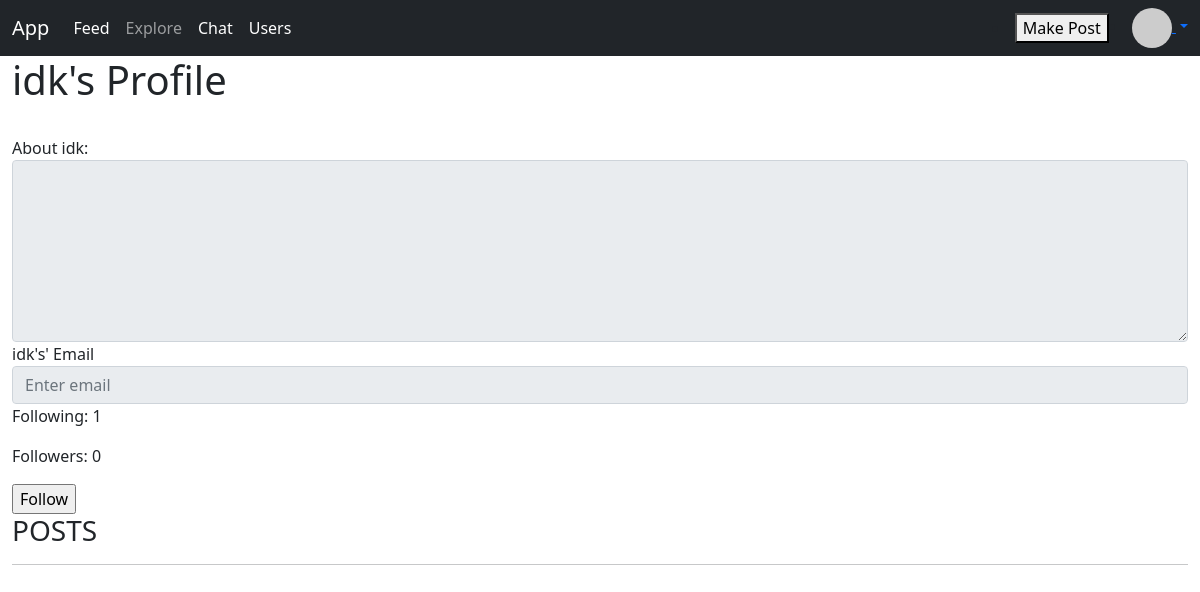
Page /media/profile/idk (signed in) on the earlier database version.
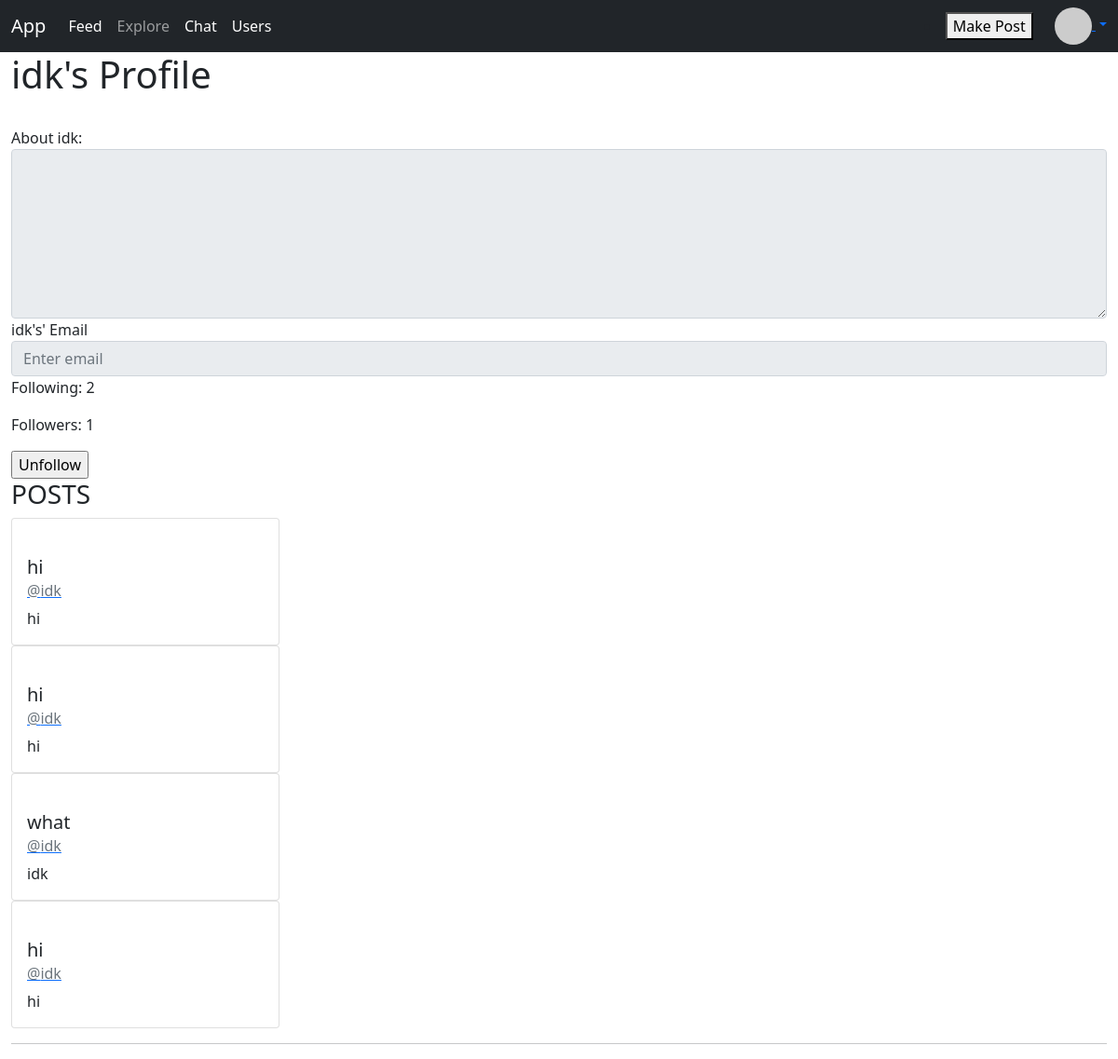
Same page on the later database version.
### code.py (models this page shows, shortened)
class Post(db.Model):
    id = db.Column("id", db.Integer, primary_key=True)
    title = db.Column(db.String(100))
    body = db.Column(db.String(400))
    date = db.Column(db.String(100), index=True, default=datetime.datetime.utcnow)
    user_id = db.Column(db.Integer, db.ForeignKey("users.id"))

class users(db.Model):
    id = db.Column("id", db.Integer, primary_key=True)
    name = db.Column(db.String(100))
    email = db.Column(db.String(100))
    about_me = db.Column(db.String(400))
    password = db.Column(db.String(100))
    posts = db.relationship("Post", backref="author", lazy="dynamic")
    followed = db.relationship(
        "users",
        secondary=followers,
        primaryjoin=(followers.c.follower_id == id),
        secondaryjoin=(followers.c.followed_id == id),
        backref=db.backref("followers", lazy="dynamic"),
        lazy="dynamic",
    )
    def avatar(self):
        return (
            "https://www.gravatar.com/avatar/"
            + md5(self.email.encode()).hexdigest()
            + "?d=identicon"
        )
    def is_following(self, user):
        return self.followed.filter(followers.c.followed_id == user.id).count() > 0

### media.py (the view)
@media.route("/profile/<usr>", methods=["GET", "POST"])
def profile(usr):
    if "user" not in session:
        return redirect(url_for("login"))
    if request.method == "POST":
        if request.form["button"] == "Follow":
            usr = users.query.filter_by(name=usr).first()
            us = users.query.filter_by(name=session["user"]).first()
            us.follow(usr)
            flash("Followed " + usr.name)
            db.session.commit()
            return redirect(url_for("media.profile", usr=usr.name))
        else:
            usr = users.query.filter_by(name=usr).first()
            us = users.query.filter_by(name=session["user"]).first()
            us.unfollow(usr)
            flash("Unfollowed " + usr.name)
            db.session.commit()
            return redirect(url_for("media.profile", usr=usr.name))
    else:
        try:
            usr = users.query.filter_by(name=usr).first()
        except:
            flash("No user found")
            return redirect(url_for("media.home"))
        followers = usr.followers.all()
        following = usr.followed.all()
        page = request.args.get("page", 1, type=int)
        posts = usr.posts.order_by(Post.date.desc()).paginate(
            page, POSTS_PER_PAGE, False
        )
        next_url = (
            url_for("media.profile", usr=usr.name, page=posts.next_num)
            if posts.has_next
            else None
        )
        prev_url = (
            url_for("media.profile", usr=usr.name, page=posts.prev_num)
            if posts.has_prev
            else None
        )
        return render_template(
            "profile.html",
            usr=usr,
            users=users,
            given_posts=posts.items,
            following=len(following),
            followers=len(followers),
            us=users.query.filter_by(name=session["user"]).first(),
            next_url=next_url,
            prev_url=prev_url,
        )

### templates/profile.html (shortened to what this page needs)
{% extends "media.html" %}
{% block content %}
    <h1>{{ usr.name }}'s Profile</h1>
    <form action="#" method="POST">
        <div class="form-group">
            <label for="formControlTextarea1">About {{usr.name}}: </label>
            <textarea class="form-control" id="formControlTextarea1" rows="7" readonly>{{usr.about_me}}</textarea>
        </div>
        <div class="form-group">
            <label for="inputEmail">{{usr.name}}'s' Email</label>
            <input type="email" class="form-control" id = "exampleInputEmail" name="email" placeholder="Enter email" value = "{{usr.email}}" readonly>
        </div>
    </form>
    <p>Following: {{following}}</p>
    <p>Followers: {{followers}}</p>
    <form method="POST">
    {% if us.is_following(usr) %}
    <input type="submit" name="button" value="Unfollow">
    {% endif %}
    {% if not us.is_following(usr) %}
    <input type="submit" name="button" value="Follow">
    {% endif %}
    </form>
    <h3>POSTS</h3>
    {% for post in given_posts%}
    <div class="card" style="width: 18rem;">
        <div class="card-body">
            <h5 class="card-title">{{post.title}}</h5>
            <a href="/media/profile/{{post.author.name}}">
                <h6 class="card-subtitle mb-2 text-muted">@{{post.author.name}}</h6>
            </a>
            <p class="card-text">{{post.body}}</p>
        </div>
    </div>
    {% endfor %}
    <hr>
{% endblock %}

Differences in the rows shown:
added Post: title "hi", author.name "idk", body "hi"
added Post: title "hi", author.name "idk", body "hi"
added Post: title "what", author.name "idk", body "idk"
added Post: title "hi", author.name "idk", body "hi"
Other differences:
{{ following }}: "1" → "2"
{{ followers }}: "0" → "1"
form field button: (not shown) → "Unfollow"
form field button: "Follow" → (not shown)
